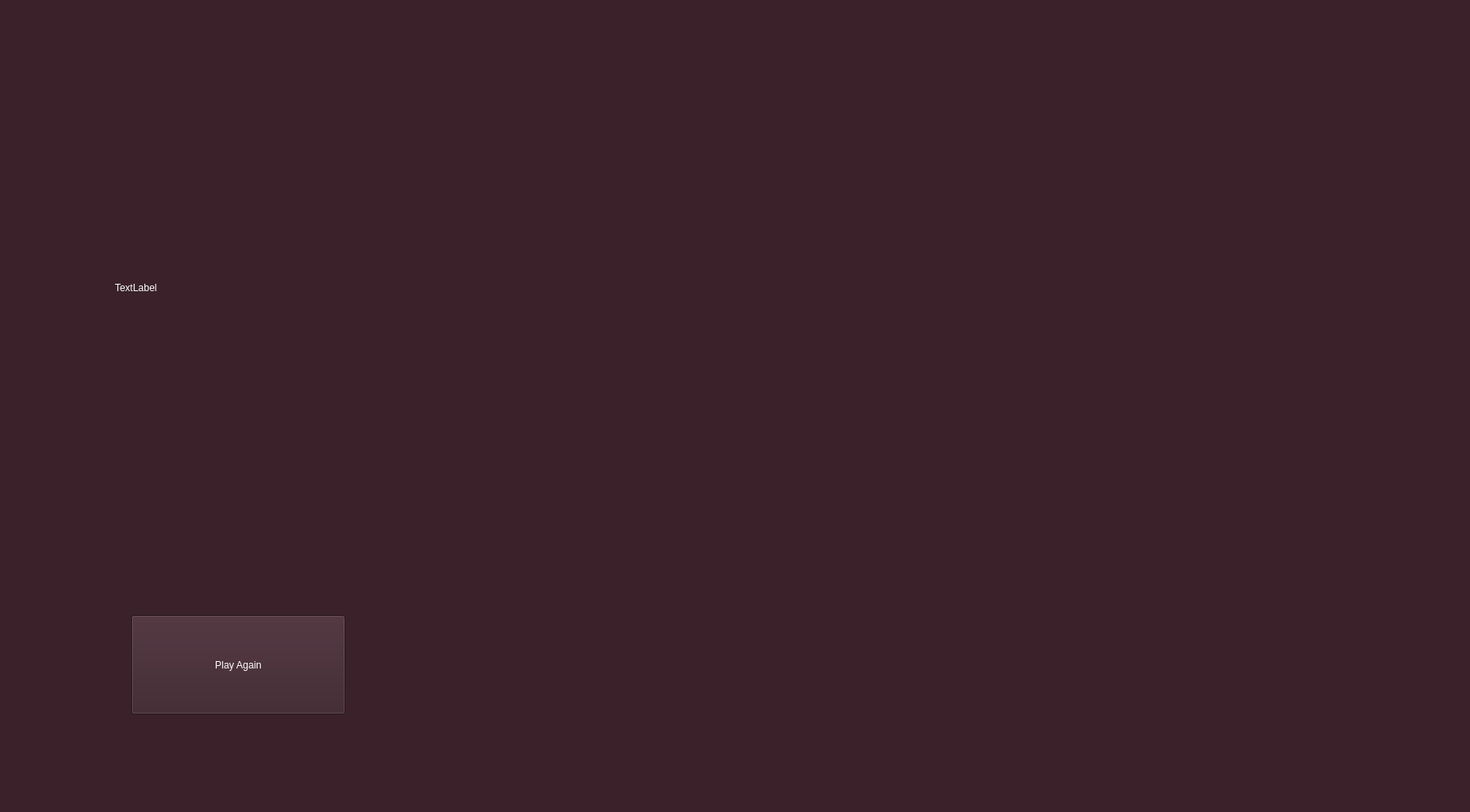
<?xml version="1.0" encoding="UTF-8"?>
<ui version="4.0">
 <class>MainWindow</class>
 <widget class="QMainWindow" name="MainWindow">
  <property name="geometry">
   <rect>
    <x>0</x>
    <y>0</y>
    <width>1792</width>
    <height>990</height>
   </rect>
  </property>
  <property name="windowTitle">
   <string>MainWindow</string>
  </property>
  <property name="styleSheet">
   <string notr="true">background-color: rgb(58, 33, 42);
color: rgb(255, 255, 255);</string>
  </property>
  <widget class="QWidget" name="centralwidget">
   <widget class="QLabel" name="storyLabel">
    <property name="geometry">
     <rect>
      <x>140</x>
      <y>20</y>
      <width>1111</width>
      <height>661</height>
     </rect>
    </property>
    <property name="styleSheet">
     <string notr="true">font: 36pt &quot;Avenir Next Condensed&quot;;</string>
    </property>
    <property name="text">
     <string>TextLabel</string>
    </property>
    <property name="wordWrap">
     <bool>true</bool>
    </property>
   </widget>
   <widget class="QPushButton" name="playAgainButton">
    <property name="geometry">
     <rect>
      <x>160</x>
      <y>750</y>
      <width>261</width>
      <height>121</height>
     </rect>
    </property>
    <property name="styleSheet">
     <string notr="true">font: 48pt &quot;Avenir Next Condensed&quot;;</string>
    </property>
    <property name="text">
     <string>Play Again</string>
    </property>
   </widget>
  </widget>
  <widget class="QMenuBar" name="menubar">
   <property name="geometry">
    <rect>
     <x>0</x>
     <y>0</y>
     <width>1792</width>
     <height>24</height>
    </rect>
   </property>
  </widget>
  <widget class="QStatusBar" name="statusbar"/>
 </widget>
 <resources/>
 <connections/>
</ui>
